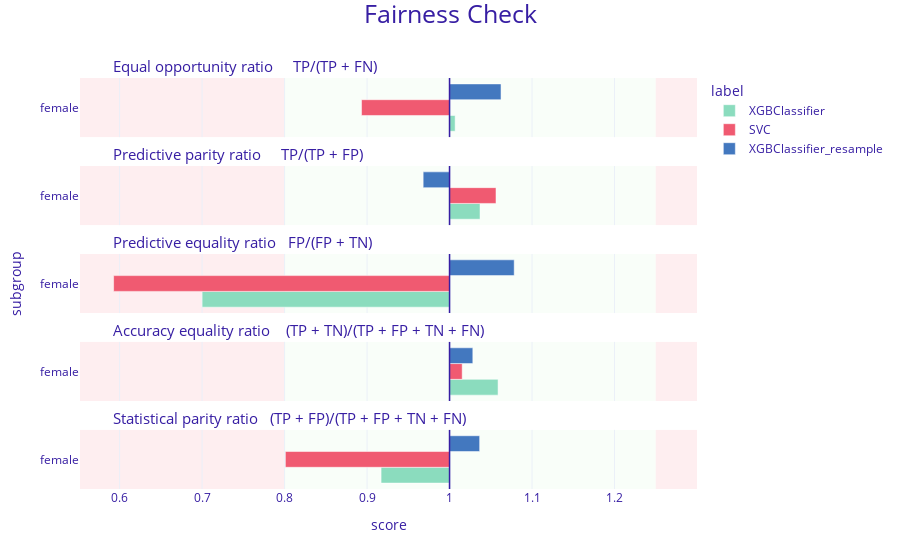

The code cell stored with this chart in its notebook:
### Markdown cell above
## Summary

### Code cell
fobject.plot([fobject_2,fobject_3],show=False)

### Figure 1 — Plotly figure (JSON) as saved in the notebook; plotly's stock layout.template omitted (floating-point values rounded to 4 significant figures)
{"data": [{"alignmentgroup": "True", "customdata": [["female", 1.007, "XGBClassifier"]], "hovertemplate": "<b>%{customdata[2]}</b><br>Subgroup: %{customdata[0]}<br>Score: %{customdata[1]}<br><extra></extra>", "legendgroup": "XGBClassifier", "marker": {"color": "#8bdcbe", "pattern": {"shape": ""}}, "name": "XGBClassifier", "offsetgroup": "XGBClassifier", "orientation": "h", "showlegend": true, "textposition": "auto", "type": "bar", "x": [0.00678], "xaxis": "x5", "y": [0.5], "yaxis": "y5"}, {"alignmentgroup": "True", "customdata": [["female", 1.037, "XGBClassifier"]], "hovertemplate": "<b>%{customdata[2]}</b><br>Subgroup: %{customdata[0]}<br>Score: %{customdata[1]}<br><extra></extra>", "legendgroup": "XGBClassifier", "marker": {"color": "#8bdcbe", "pattern": {"shape": ""}}, "name": "XGBClassifier", "offsetgroup": "XGBClassifier", "orientation": "h", "showlegend": false, "textposition": "auto", "type": "bar", "x": [0.03694], "xaxis": "x4", "y": [0.5], "yaxis": "y4"}, {"alignmentgroup": "True", "customdata": [["female", 0.7, "XGBClassifier"]], "hovertemplate": "<b>%{customdata[2]}</b><br>Subgroup: %{customdata[0]}<br>Score: %{customdata[1]}<br><extra></extra>", "legendgroup": "XGBClassifier", "marker": {"color": "#8bdcbe", "pattern": {"shape": ""}}, "name": "XGBClassifier", "offsetgroup": "XGBClassifier", "orientation": "h", "showlegend": false, "textposition": "auto", "type": "bar", "x": [-0.3], "xaxis": "x3", "y": [0.5], "yaxis": "y3"}, {"alignmentgroup": "True", "customdata": [["female", 1.059, "XGBClassifier"]], "hovertemplate": "<b>%{customdata[2]}</b><br>Subgroup: %{customdata[0]}<br>Score: %{customdata[1]}<br><extra></extra>", "legendgroup": "XGBClassifier", "marker": {"color": "#8bdcbe", "pattern": {"shape": ""}}, "name": "XGBClassifier", "offsetgroup": "XGBClassifier", "orientation": "h", "showlegend": false, "textposition": "auto", "type": "bar", "x": [0.05882], "xaxis": "x2", "y": [0.5], "yaxis": "y2"}, {"alignmentgroup": "True", "customdata": [["female", 0.917, "XGBClassifier"]], "hovertemplate": "<b>%{customdata[2]}</b><br>Subgroup: %{customdata[0]}<br>Score: %{customdata[1]}<br><extra></extra>", "legendgroup": "XGBClassifier", "marker": {"color": "#8bdcbe", "pattern": {"shape": ""}}, "name": "XGBClassifier", "offsetgroup": "XGBClassifier", "orientation": "h", "showlegend": false, "textposition": "auto", "type": "bar", "x": [-0.08302], "xaxis": "x", "y": [0.5], "yaxis": "y"}, {"alignmentgroup": "True", "customdata": [["female", 0.893, "SVC"]], "hovertemplate": "<b>%{customdata[2]}</b><br>Subgroup: %{customdata[0]}<br>Score: %{customdata[1]}<br><extra></extra>", "legendgroup": "SVC", "marker": {"color": "#f05a71", "pattern": {"shape": ""}}, "name": "SVC", "offsetgroup": "SVC", "orientation": "h", "showlegend": true, "textposition": "auto", "type": "bar", "x": [-0.1067], "xaxis": "x5", "y": [0.5], "yaxis": "y5"}, {"alignmentgroup": "True", "customdata": [["female", 1.056, "SVC"]], "hovertemplate": "<b>%{customdata[2]}</b><br>Subgroup: %{customdata[0]}<br>Score: %{customdata[1]}<br><extra></extra>", "legendgroup": "SVC", "marker": {"color": "#f05a71", "pattern": {"shape": ""}}, "name": "SVC", "offsetgroup": "SVC", "orientation": "h", "showlegend": false, "textposition": "auto", "type": "bar", "x": [0.0563], "xaxis": "x4", "y": [0.5], "yaxis": "y4"}, {"alignmentgroup": "True", "customdata": [["female", 0.593, "SVC"]], "hovertemplate": "<b>%{customdata[2]}</b><br>Subgroup: %{customdata[0]}<br>Score: %{customdata[1]}<br><extra></extra>", "legendgroup": "SVC", "marker": {"color": "#f05a71", "pattern": {"shape": ""}}, "name": "SVC", "offsetgroup": "SVC", "orientation": "h", "showlegend": false, "textposition": "auto", "type": "bar", "x": [-0.4073], "xaxis": "x3", "y": [0.5], "yaxis": "y3"}, {"alignmentgroup": "True", "customdata": [["female", 1.015, "SVC"]], "hovertemplate": "<b>%{customdata[2]}</b><br>Subgroup: %{customdata[0]}<br>Score: %{customdata[1]}<br><extra></extra>", "legendgroup": "SVC", "marker": {"color": "#f05a71", "pattern": {"shape": ""}}, "name": "SVC", "offsetgroup": "SVC", "orientation": "h", "showlegend": false, "textposition": "auto", "type": "bar", "x": [0.01532], "xaxis": "x2", "y": [0.5], "yaxis": "y2"}, {"alignmentgroup": "True", "customdata": [["female", 0.801, "SVC"]], "hovertemplate": "<b>%{customdata[2]}</b><br>Subgroup: %{customdata[0]}<br>Score: %{customdata[1]}<br><extra></extra>", "legendgroup": "SVC", "marker": {"color": "#f05a71", "pattern": {"shape": ""}}, "name": "SVC", "offsetgroup": "SVC", "orientation": "h", "showlegend": false, "textposition": "auto", "type": "bar", "x": [-0.1991], "xaxis": "x", "y": [0.5], "yaxis": "y"}, {"alignmentgroup": "True", "customdata": [["female", 1.062, "XGBClassifier_resample"]], "hovertemplate": "<b>%{customdata[2]}</b><br>Subgroup: %{customdata[0]}<br>Score: %{customdata[1]}<br><extra></extra>", "legendgroup": "XGBClassifier_resample", "marker": {"color": "#4378bf", "pattern": {"shape": ""}}, "name": "XGBClassifier_resample", "offsetgroup": "XGBClassifier_resample", "orientation": "h", "showlegend": true, "textposition": "auto", "type": "bar", "x": [0.06241], "xaxis": "x5", "y": [0.5], "yaxis": "y5"}, {"alignmentgroup": "True", "customdata": [["female", 0.968, "XGBClassifier_resample"]], "hovertemplate": "<b>%{customdata[2]}</b><br>Subgroup: %{customdata[0]}<br>Score: %{customdata[1]}<br><extra></extra>", "legendgroup": "XGBClassifier_resample", "marker": {"color": "#4378bf", "pattern": {"shape": ""}}, "name": "XGBClassifier_resample", "offsetgroup": "XGBClassifier_resample", "orientation": "h", "showlegend": false, "textposition": "auto", "type": "bar", "x": [-0.03199], "xaxis": "x4", "y": [0.5], "yaxis": "y4"}, {"alignmentgroup": "True", "customdata": [["female", 1.078, "XGBClassifier_resample"]], "hovertemplate": "<b>%{customdata[2]}</b><br>Subgroup: %{customdata[0]}<br>Score: %{customdata[1]}<br><extra></extra>", "legendgroup": "XGBClassifier_resample", "marker": {"color": "#4378bf", "pattern": {"shape": ""}}, "name": "XGBClassifier_resample", "offsetgroup": "XGBClassifier_resample", "orientation": "h", "showlegend": false, "textposition": "auto", "type": "bar", "x": [0.07837], "xaxis": "x3", "y": [0.5], "yaxis": "y3"}, {"alignmentgroup": "True", "customdata": [["female", 1.028, "XGBClassifier_resample"]], "hovertemplate": "<b>%{customdata[2]}</b><br>Subgroup: %{customdata[0]}<br>Score: %{customdata[1]}<br><extra></extra>", "legendgroup": "XGBClassifier_resample", "marker": {"color": "#4378bf", "pattern": {"shape": ""}}, "name": "XGBClassifier_resample", "offsetgroup": "XGBClassifier_resample", "orientation": "h", "showlegend": false, "textposition": "auto", "type": "bar", "x": [0.02821], "xaxis": "x2", "y": [0.5], "yaxis": "y2"}, {"alignmentgroup": "True", "customdata": [["female", 1.036, "XGBClassifier_resample"]], "hovertemplate": "<b>%{customdata[2]}</b><br>Subgroup: %{customdata[0]}<br>Score: %{customdata[1]}<br><extra></extra>", "legendgroup": "XGBClassifier_resample", "marker": {"color": "#4378bf", "pattern": {"shape": ""}}, "name": "XGBClassifier_resample", "offsetgroup": "XGBClassifier_resample", "orientation": "h", "showlegend": false, "textposition": "auto", "type": "bar", "x": [0.03648], "xaxis": "x", "y": [0.5], "yaxis": "y"}], "layout": {"annotations": [{"font": {"size": 15}, "showarrow": false, "text": "Statistical parity ratio   (TP + FP)/(TP + FP + TN + FN)", "x": 0.05, "xanchor": "left", "xref": "paper", "y": 0.144, "yanchor": "bottom", "yref": "paper"}, {"font": {"size": 15}, "showarrow": false, "text": "Accuracy equality ratio    (TP + TN)/(TP + FP + TN + FN)", "x": 0.05, "xanchor": "left", "xref": "paper", "y": 0.358, "yanchor": "bottom", "yref": "paper"}, {"font": {"size": 15}, "showarrow": false, "text": "Predictive equality ratio   FP/(FP + TN)", "x": 0.05, "xanchor": "left", "xref": "paper", "y": 0.572, "yanchor": "bottom", "yref": "paper"}, {"font": {"size": 15}, "showarrow": false, "text": "Predictive parity ratio     TP/(TP + FP)", "x": 0.05, "xanchor": "left", "xref": "paper", "y": 0.786, "yanchor": "bottom", "yref": "paper"}, {"font": {"size": 15}, "showarrow": false, "text": "Equal opportunity ratio     TP/(TP + FN)", "x": 0.05, "xanchor": "left", "xref": "paper", "y": 1, "yanchor": "bottom", "yref": "paper"}], "barmode": "group", "font": {"color": "#371ea3"}, "legend": {"title": {"text": "label"}, "tracegroupgap": 0}, "margin": {"b": 71, "r": 30, "t": 78}, "shapes": [{"fillcolor": "#f05a71", "layer": "below", "line": {"width": 0}, "opacity": 0.1, "type": "rect", "x0": 0.25, "x1": 0.3, "xref": "x", "y0": 0, "y1": 1, "yref": "y"}, {"fillcolor": "#f05a71", "layer": "below", "line": {"width": 0}, "opacity": 0.1, "type": "rect", "x0": -0.448, "x1": -0.2, "xref": "x", "y0": 0, "y1": 1, "yref": "y"}, {"fillcolor": "#c7f5bf", "layer": "below", "line": {"width": 0}, "opacity": 0.1, "type": "rect", "x0": -0.2, "x1": 0.25, "xref": "x", "y0": 0, "y1": 1, "yref": "y"}, {"line": {"color": "#371ea3", "width": 1.5}, "type": "line", "x0": 0, "x1": 0, "xref": "x", "y0": 0, "y1": 1, "yref": "y"}, {"fillcolor": "#f05a71", "layer": "below", "line": {"width": 0}, "opacity": 0.1, "type": "rect", "x0": 0.25, "x1": 0.3, "xref": "x", "y0": 0, "y1": 1, "yref": "y2"}, {"fillcolor": "#f05a71", "layer": "below", "line": {"width": 0}, "opacity": 0.1, "type": "rect", "x0": -0.448, "x1": -0.2, "xref": "x", "y0": 0, "y1": 1, "yref": "y2"}, {"fillcolor": "#c7f5bf", "layer": "below", "line": {"width": 0}, "opacity": 0.1, "type": "rect", "x0": -0.2, "x1": 0.25, "xref": "x", "y0": 0, "y1": 1, "yref": "y2"}, {"line": {"color": "#371ea3", "width": 1.5}, "type": "line", "x0": 0, "x1": 0, "xref": "x", "y0": 0, "y1": 1, "yref": "y2"}, {"fillcolor": "#f05a71", "layer": "below", "line": {"width": 0}, "opacity": 0.1, "type": "rect", "x0": 0.25, "x1": 0.3, "xref": "x", "y0": 0, "y1": 1, "yref": "y3"}, {"fillcolor": "#f05a71", "layer": "below", "line": {"width": 0}, "opacity": 0.1, "type": "rect", "x0": -0.448, "x1": -0.2, "xref": "x", "y0": 0, "y1": 1, "yref": "y3"}, {"fillcolor": "#c7f5bf", "layer": "below", "line": {"width": 0}, "opacity": 0.1, "type": "rect", "x0": -0.2, "x1": 0.25, "xref": "x", "y0": 0, "y1": 1, "yref": "y3"}, {"line": {"color": "#371ea3", "width": 1.5}, "type": "line", "x0": 0, "x1": 0, "xref": "x", "y0": 0, "y1": 1, "yref": "y3"}, {"fillcolor": "#f05a71", "layer": "below", "line": {"width": 0}, "opacity": 0.1, "type": "rect", "x0": 0.25, "x1": 0.3, "xref": "x", "y0": 0, "y1": 1, "yref": "y4"}, {"fillcolor": "#f05a71", "layer": "below", "line": {"width": 0}, "opacity": 0.1, "type": "rect", "x0": -0.448, "x1": -0.2, "xref": "x", "y0": 0, "y1": 1, "yref": "y4"}, {"fillcolor": "#c7f5bf", "layer": "below", "line": {"width": 0}, "opacity": 0.1, "type": "rect", "x0": -0.2, "x1": 0.25, "xref": "x", "y0": 0, "y1": 1, "yref": "y4"}, {"line": {"color": "#371ea3", "width": 1.5}, "type": "line", "x0": 0, "x1": 0, "xref": "x", "y0": 0, "y1": 1, "yref": "y4"}, {"fillcolor": "#f05a71", "layer": "below", "line": {"width": 0}, "opacity": 0.1, "type": "rect", "x0": 0.25, "x1": 0.3, "xref": "x", "y0": 0, "y1": 1, "yref": "y5"}, {"fillcolor": "#f05a71", "layer": "below", "line": {"width": 0}, "opacity": 0.1, "type": "rect", "x0": -0.448, "x1": -0.2, "xref": "x", "y0": 0, "y1": 1, "yref": "y5"}, {"fillcolor": "#c7f5bf", "layer": "below", "line": {"width": 0}, "opacity": 0.1, "type": "rect", "x0": -0.2, "x1": 0.25, "xref": "x", "y0": 0, "y1": 1, "yref": "y5"}, {"line": {"color": "#371ea3", "width": 1.5}, "type": "line", "x0": 0, "x1": 0, "xref": "x", "y0": 0, "y1": 1, "yref": "y5"}], "title": {"font": {"size": 25}, "text": "Fairness Check", "x": 0.5, "y": 0.99}, "xaxis": {"anchor": "y", "domain": [0, 1], "range": [-0.448, 0.3], "ticktext": [0.5, 0.6, 0.7, 0.8, 0.9, 1, 1.1, 1.2, 1], "tickvals": [-0.5, -0.4, -0.3, -0.2, -0.1, 0, 0.1, 0.2, 0], "title": {"text": "score"}}, "xaxis2": {"anchor": "y2", "domain": [0, 1], "matches": "x", "range": [-0.448, 0.3], "showticklabels": false, "ticktext": [0.5, 0.6, 0.7, 0.8, 0.9, 1, 1.1, 1.2, 1], "tickvals": [-0.5, -0.4, -0.3, -0.2, -0.1, 0, 0.1, 0.2, 0]}, "xaxis3": {"anchor": "y3", "domain": [0, 1], "matches": "x", "range": [-0.448, 0.3], "showticklabels": false, "ticktext": [0.5, 0.6, 0.7, 0.8, 0.9, 1, 1.1, 1.2, 1], "tickvals": [-0.5, -0.4, -0.3, -0.2, -0.1, 0, 0.1, 0.2, 0]}, "xaxis4": {"anchor": "y4", "domain": [0, 1], "matches": "x", "range": [-0.448, 0.3], "showticklabels": false, "ticktext": [0.5, 0.6, 0.7, 0.8, 0.9, 1, 1.1, 1.2, 1], "tickvals": [-0.5, -0.4, -0.3, -0.2, -0.1, 0, 0.1, 0.2, 0]}, "xaxis5": {"anchor": "y5", "domain": [0, 1], "matches": "x", "range": [-0.448, 0.3], "showticklabels": false, "ticktext": [0.5, 0.6, 0.7, 0.8, 0.9, 1, 1.1, 1.2, 1], "tickvals": [-0.5, -0.4, -0.3, -0.2, -0.1, 0, 0.1, 0.2, 0]}, "yaxis": {"anchor": "x", "domain": [0, 0.144], "range": [0, 1], "showgrid": false, "ticktext": ["female"], "tickvals": [0.5], "title": {"text": ""}, "zeroline": false}, "yaxis2": {"anchor": "x2", "domain": [0.214, 0.358], "matches": "y", "range": [0, 1], "showgrid": false, "ticktext": ["female"], "tickvals": [0.5], "title": {"text": ""}, "zeroline": false}, "yaxis3": {"anchor": "x3", "domain": [0.428, 0.572], "matches": "y", "range": [0, 1], "showgrid": false, "ticktext": ["female"], "tickvals": [0.5], "title": {"text": "subgroup"}, "zeroline": false}, "yaxis4": {"anchor": "x4", "domain": [0.642, 0.786], "matches": "y", "range": [0, 1], "showgrid": false, "ticktext": ["female"], "tickvals": [0.5], "title": {"text": ""}, "zeroline": false}, "yaxis5": {"anchor": "x5", "domain": [0.856, 1], "matches": "y", "range": [0, 1], "showgrid": false, "ticktext": ["female"], "tickvals": [0.5], "title": {"text": ""}, "zeroline": false}}}
